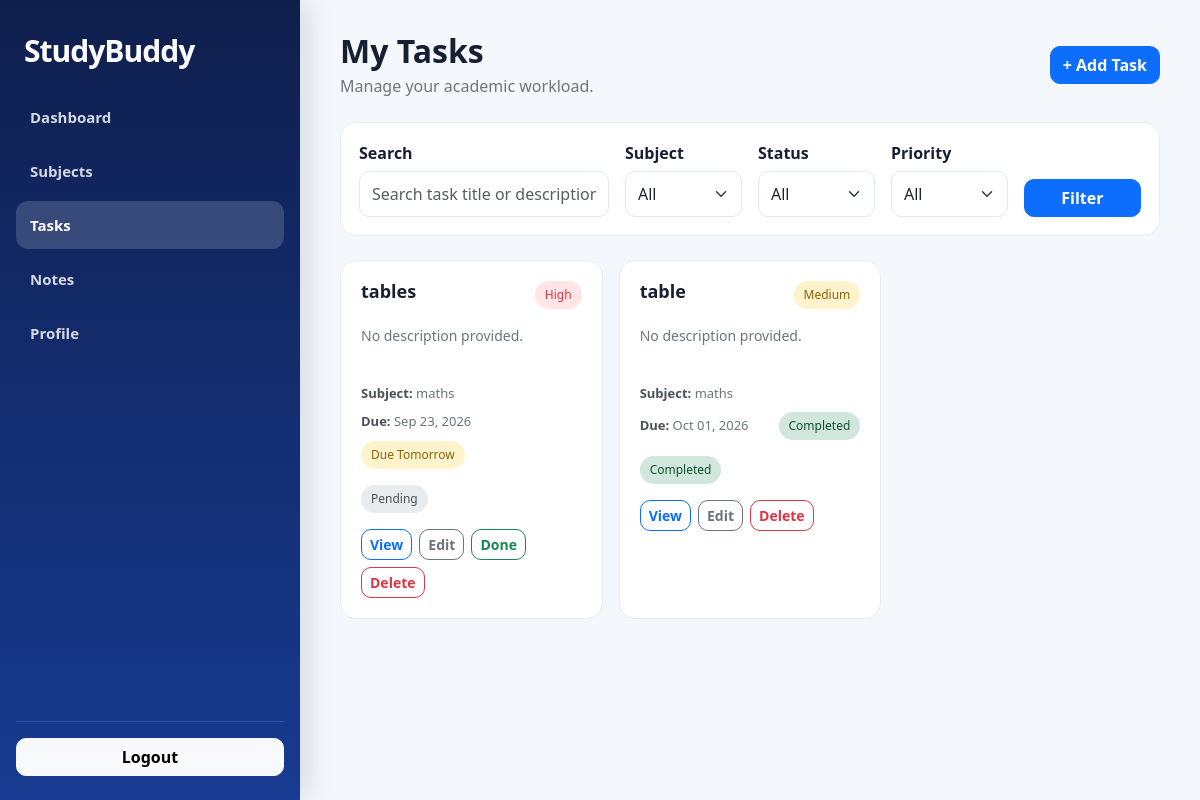
Before: /tasks/ (signed in) with the older database file.
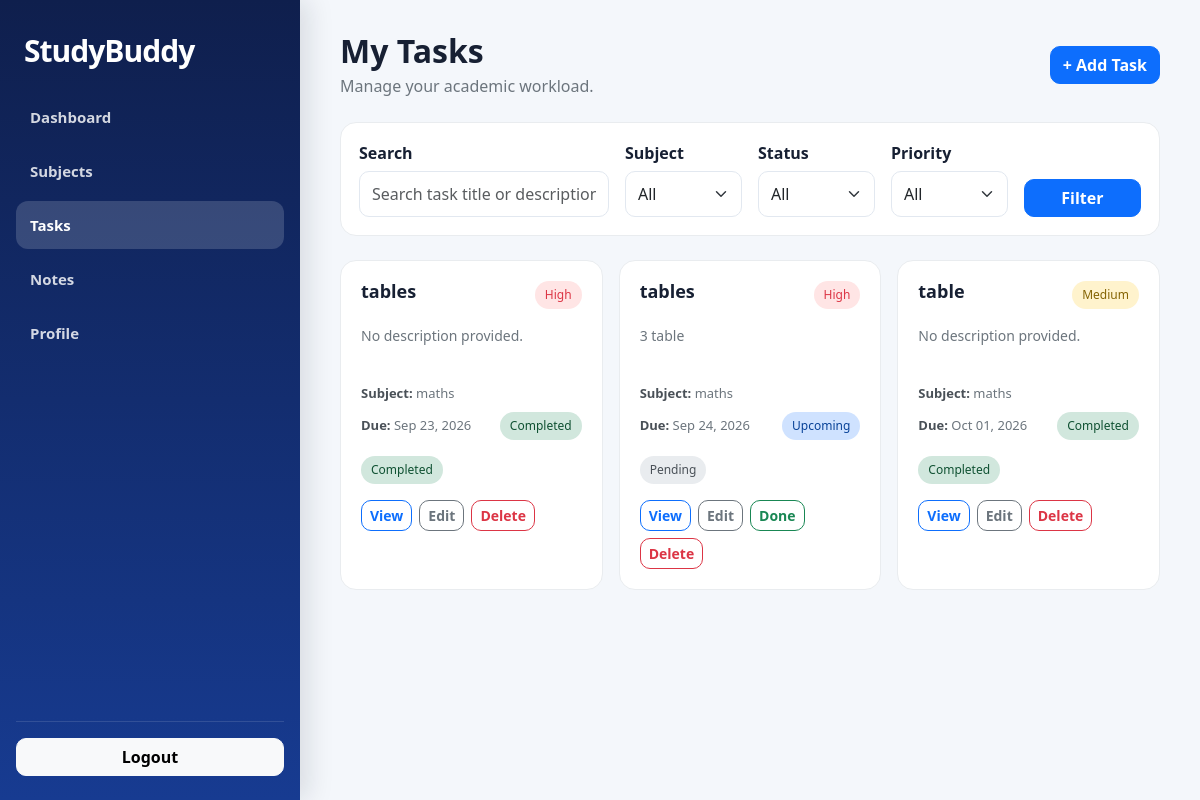
After: the same page with the newer database file.
### tasks/models.py (models this page shows, shortened)
class Task(models.Model):
    STATUS_CHOICES = [
        ('Pending', 'Pending'),
        ('In Progress', 'In Progress'),
        ('Completed', 'Completed'),
    ]
    PRIORITY_CHOICES = [
        ('Low', 'Low'),
        ('Medium', 'Medium'),
        ('High', 'High'),
    ]
    user = models.ForeignKey(
        settings.AUTH_USER_MODEL,
        on_delete=models.CASCADE,
        related_name='tasks'
    )
    subject = models.ForeignKey(
        'Subject',
        on_delete=models.CASCADE,
        related_name='tasks',
        null=True,
        blank=True
    )
    title = models.CharField(
        max_length=200
    )
    description = models.TextField(
        blank=True,
        default=''
    )
    category = models.CharField(
        max_length=50,
        default='General',
        blank=True
    )
    priority = models.CharField(
        max_length=10,
        choices=PRIORITY_CHOICES,
        default='Medium'
    )
    status = models.CharField(
        max_length=20,
        choices=STATUS_CHOICES,
        default='Pending'
    )
    due_date = models.DateField(
        null=True,
        blank=True
    )
    reminder_sent_at = models.DateTimeField(
        null=True,
        blank=True
    )
    created_at = models.DateTimeField(
        auto_now_add=True
    )
    updated_at = models.DateTimeField(
        auto_now=True
    )
    class Meta:
        ordering = [
            'due_date',
            'priority',
            'title'
        ]

class Subject(models.Model):
    user = models.ForeignKey(
        settings.AUTH_USER_MODEL,
        on_delete=models.CASCADE,
        related_name='subjects'
    )
    name = models.CharField(
        max_length=100
    )
    description = models.TextField(
        blank=True,
        default=''
    )
    created_at = models.DateTimeField(
        auto_now_add=True
    )
    updated_at = models.DateTimeField(
        auto_now=True
    )
    class Meta:
        ordering = ['name']

### tasks/views.py (the view)
@login_required
def tasks_list(request):
    queryset = Task.objects.filter(
        user=request.user
    ).select_related(
        'subject'
    ).order_by(
        'due_date',
        'priority',
        'title'
    )
    search = request.GET.get(
        'q',
        ''
    ).strip()
    if search:
        queryset = queryset.filter(
            Q(title__icontains=search) |
            Q(description__icontains=search)
        )
    subject_id = request.GET.get(
        'subject'
    )
    if subject_id:
        queryset = queryset.filter(
            subject_id=subject_id
        )
    status = request.GET.get(
        'status'
    )
    if status:
        queryset = queryset.filter(
            status=status
        )
    priority = request.GET.get(
        'priority'
    )
    if priority:
        queryset = queryset.filter(
            priority=priority
        )
    due_date = request.GET.get(
        'due_date'
    )
    if due_date:
        queryset = queryset.filter(
            due_date=due_date
        )
    subjects = Subject.objects.filter(
        user=request.user
    ).order_by(
        'name'
    )
    today = date.today()
    tomorrow = today + timedelta(
        days=1
    )
    return render(
        request,
        'tasks/task_list.html',
        {
            'tasks': queryset,
            'subjects': subjects,
            'q': search,
            'subject_id': subject_id,
            'status': status,
            'priority': priority,
            'due_date': due_date,
            'today': today,
            'tomorrow': tomorrow,
        }
    )

### templates/tasks/task_list.html (shortened to what this page needs)
{% extends 'base.html' %}
{% block content %}
<div class="task-header">
    <div class="d-flex flex-column flex-md-row align-items-md-center justify-content-between gap-3">
        <div>
            <h2>
                My Tasks
            </h2>
            <p>
                Manage your academic workload.
            </p>
        </div>
        <a
            href="{% url 'task_create' %}"
            class="btn btn-primary"
        >
            + Add Task
        </a>
    </div>
</div>
<div class="filter-card">
    <form method="get">
        <div class="row g-3 align-items-end">
            <div class="col-12 col-md-4">
                <label class="form-label">
                    Search
                </label>
                <input
                    type="text"
                    name="q"
                    value="{{ q }}"
                    class="form-control"
                    placeholder="Search task title or description"
                >
            </div>
            <div class="col-12 col-md-2">
                <label class="form-label">
                    Subject
                </label>
                <select
                    name="subject"
                    class="form-select"
                >
                    <option value="">
                        All
                    </option>
                </select>
            </div>
            <div class="col-12 col-md-2">
                <label class="form-label">
                    Status
                </label>
                <select
                    name="status"
                    class="form-select"
                >
                    <option value="">
                        All
                    </option>
                </select>
            </div>
            <div class="col-12 col-md-2">
                <label class="form-label">
                    Priority
                </label>
                <select
                    name="priority"
                    class="form-select"
                >
                    <option value="">
                        All
                    </option>
                </select>
            </div>
            <div class="col-12 col-md-2">
                <button
                    type="submit"
                    class="btn btn-primary w-100"
                >
                    Filter
                </button>
            </div>
        </div>
    </form>
</div>
{% if tasks %}
    <div class="row g-3">
        {% for task in tasks %}
            <div class="col-12 col-md-6 col-xl-4">
                <div class="task-card">
                    <div class="d-flex justify-content-between align-items-start gap-2 mb-3">
                        <h5 class="task-title">
                            {{ task.title }}
                        </h5>
                        {% if task.priority == "High" %}
                            <span class="priority-badge priority-high">
                                High
                            </span>
                        {% elif task.priority == "Medium" %}
                            <span class="priority-badge priority-medium">
                                Medium
                            </span>
                        {% else %}
                            <span class="priority-badge priority-low">
                                Low
                            </span>
                        {% endif %}
                    </div>
                    <p class="task-description">
                        {% if task.description %}
                            {{ task.description|truncatechars:110 }}
                        {% else %}
                            No description provided.
                        {% endif %}
                    </p>
                    <div class="task-info">
                        <strong>
                            Subject:
                        </strong>
                        {% if task.subject %}
                            {{ task.subject.name }}
                        {% else %}
                            General
                        {% endif %}
                    </div>
                    <div class="task-meta">
                        <span class="task-info mb-0">
                            <strong>
                                Due:
                            </strong>
                            {% if task.due_date %}
                                {{ task.due_date|date:"M d, Y" }}
                            {% else %}
                                No date
                            {% endif %}
                        </span>
                        {% if task.status == "Completed" %}
                            <span class="due-badge due-completed">
                                Completed
                            </span>
                        {% elif task.due_date %}
                            {% if task.due_date < today %}
                                <span class="due-badge due-overdue">
                                    Overdue
                                </span>
                            {% elif task.due_date == today %}
                                <span class="due-badge due-today">
                                    Due Today — Last day
                                </span>
                            {% elif task.due_date == tomorrow %}
                                <span class="due-badge due-tomorrow">
                                    Due Tomorrow
                                </span>
                            {% else %}
                                <span class="due-badge due-upcoming">
                                    Upcoming
                                </span>
                            {% endif %}
                        {% endif %}
                    </div>
                    <div class="mb-3">
                        {% if task.status == "Completed" %}
                            <span class="status-badge status-completed">
                                Completed
                            </span>
                        {% elif task.status == "In Progress" %}
                            <span class="status-badge status-progress">
                                In Progress
                            </span>
                        {% else %}
                            <span class="status-badge status-pending">
                                Pending
                            </span>
                        {% endif %}
                    </div>
                    <div class="task-actions">
                        <a
                            href="{% url 'task_detail' task.pk %}"
                            class="btn btn-sm btn-outline-primary"
                        >
                            View
                        </a>
                        <a
                            href="{% url 'task_edit' task.pk %}"
                            class="btn btn-sm btn-outline-secondary"
                        >
                            Edit
                        </a>
                        {% if task.status != "Completed" %}
                            <a
                                href="{% url 'task_complete' task.pk %}"
                                class="btn btn-sm btn-outline-success"
                            >
                                Done
                            </a>
                        {% endif %}
                        <a
                            href="{% url 'task_delete' task.pk %}"
                            class="btn btn-sm btn-outline-danger"
                        >
                            Delete
                        </a>
                    </div>
                </div>
            </div>
        {% endfor %}
    </div>
{% endif %}
{% endblock %}

### templates/base.html (shortened to what this page needs)
<!DOCTYPE html>
<html lang="en">
<head>
    <link
        href="https://cdn.jsdelivr.net/npm/bootstrap@5.3.3/dist/css/bootstrap.min.css"
        rel="stylesheet"
    >
</head>
<body>
<div class="{% if user.is_authenticated %}app-layout{% else %}guest-layout{% endif %}">
    {% if user.is_authenticated %}
        <aside class="sidebar">
            <div class="sidebar-header">
                <a
                    href="{% url 'dashboard' %}"
                    class="sidebar-brand"
                >
                    StudyBuddy
                </a>
            </div>
            <nav class="sidebar-nav">
                <a
                    href="{% url 'dashboard' %}"
                    class="sidebar-link {% if request.path == '/dashboard/' %}active{% endif %}"
                >
                    Dashboard
                </a>
                <a
                    href="{% url 'subjects' %}"
                    class="sidebar-link {% if '/subjects/' in request.path %}active{% endif %}"
                >
                    Subjects
                </a>
                <a
                    href="{% url 'tasks' %}"
                    class="sidebar-link {% if '/tasks/' in request.path %}active{% endif %}"
                >
                    Tasks
                </a>
                <a
                    href="{% url 'notes' %}"
                    class="sidebar-link {% if '/notes/' in request.path %}active{% endif %}"
                >
                    Notes
                </a>
                <a
                    href="{% url 'profile' %}"
                    class="sidebar-link {% if '/profile/' in request.path %}active{% endif %}"
                >
                    Profile
                </a>
            </nav>
            <div class="logout-box">
                <form
                    method="post"
                    action="{% url 'logout' %}"
                >
                    <button
                        type="submit"
                        class="btn btn-light w-100"
                    >
                        Logout
                    </button>
                </form>
            </div>
        </aside>
        <div class="main-area">
    {% endif %}
    <main
        class="main-content {% if not user.is_authenticated %}is-guest{% endif %}"
    >
        <div class="content-shell">
            {% block content %}
            {% endblock %}
        </div>
    </main>
    {% if user.is_authenticated %}
        </div>
    {% endif %}
</div>
</body>
</html>

Changed rows visible on the page:
changed Task "Sep 23, 2026": status "Due Tomorrow Pending Done" → "Completed Completed"
added Task: title "tables", priority "High", description "3 table", subject.name "maths", due_date "Sep 24, 2026", status "Upcoming"
